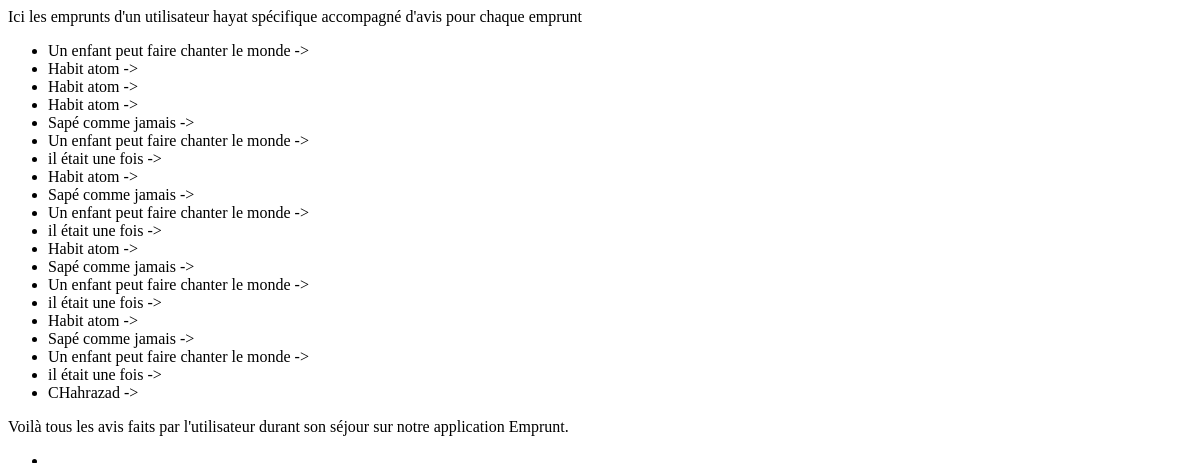
Before: /biblio/ses_emprunts_avis (signed in) with the older database file.
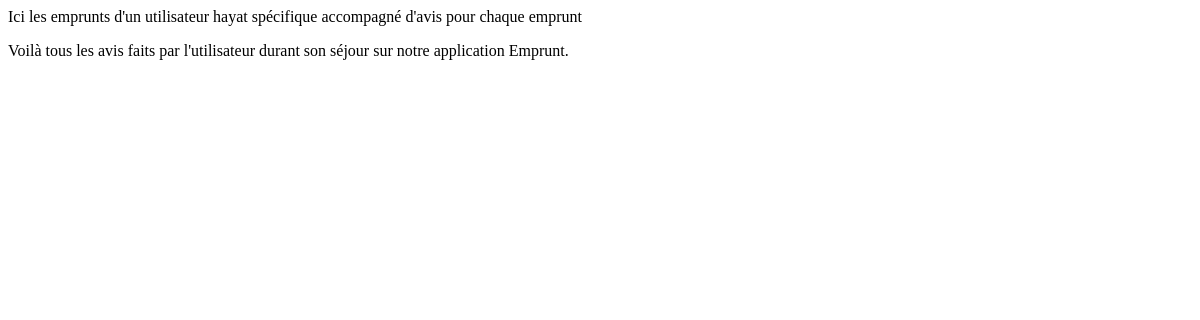
After: the same page with the newer database file.
### biblio/models.py (models this page shows, shortened)
class Emprunt(models.Model):
	livre = models.ForeignKey(Livre, on_delete=models.CASCADE, related_name='emprunts')
	user = models.ForeignKey(User, on_delete=models.CASCADE, related_name='emprunts')
	avis = models.CharField(max_length=100)
	Emprunt_at = models.DateTimeField(auto_now_add=True)

class Livre(models.Model):
	titre = models.CharField(max_length=100)
	author  = models.CharField(max_length=100)
	prix = models.IntegerField()
	disponible = models.BooleanField(default=True)

### biblio/views.py (the view)
# urls.py: path('ses_emprunts_avis', views.ses_emprunts_avis, name='ses_emprunts_avis.html'),
def ses_emprunts_avis(request):
	if request.user.is_authenticated:
		Emprunts = Emprunt.objects.filter(user=request.user)
		avis = Emprunt.objects.filter(user=request.user)
		return render(request, 'biblios/ses_emprunts_avis.html', {'Emprunts': Emprunts, 'avis': avis})
	else:
		return HttpResponse('error dans la récupération des emprunts soit dans l utilisateur soit dans les emprunts')

### biblio/templates/biblios/ses_emprunts_avis.html
<p>Ici les emprunts d'un utilisateur {{user.username}} spécifique accompagné d'avis pour chaque emprunt</p>
<ul>
{% for emprunt in Emprunts %}
<li>{{emprunt.livre.titre}} -> {{emprunt.avis}}</li>
{% endfor%}
</ul>
<p>Voilà tous les avis faits par l'utilisateur durant son séjour sur notre application Emprunt.</p>
<ul>
{% for emprunt in Emprunts %}
<li>{{emprunt.avis}}</li>
{% endfor %}
</ul>

Changed rows visible on the page:
removed Emprunt: livre.titre "Un enfant peut faire chanter le monde"
removed Emprunt: livre.titre "Habit atom"
removed Emprunt: livre.titre "Habit atom"
removed Emprunt: livre.titre "Habit atom"
removed Emprunt: livre.titre "Sapé comme jamais"
removed Emprunt: livre.titre "Un enfant peut faire chanter le monde"
removed Emprunt: livre.titre "il était une fois"
removed Emprunt: livre.titre "Habit atom"
removed Emprunt: livre.titre "Sapé comme jamais"
removed Emprunt: livre.titre "Un enfant peut faire chanter le monde"
removed Emprunt: livre.titre "il était une fois"
removed Emprunt: livre.titre "Habit atom"
removed Emprunt: livre.titre "Sapé comme jamais"
removed Emprunt: livre.titre "Un enfant peut faire chanter le monde"
removed Emprunt: livre.titre "il était une fois"
removed Emprunt: livre.titre "Habit atom"
removed Emprunt: livre.titre "Sapé comme jamais"
removed Emprunt: livre.titre "Un enfant peut faire chanter le monde"
removed Emprunt: livre.titre "il était une fois"
removed Emprunt: livre.titre "CHahrazad"
